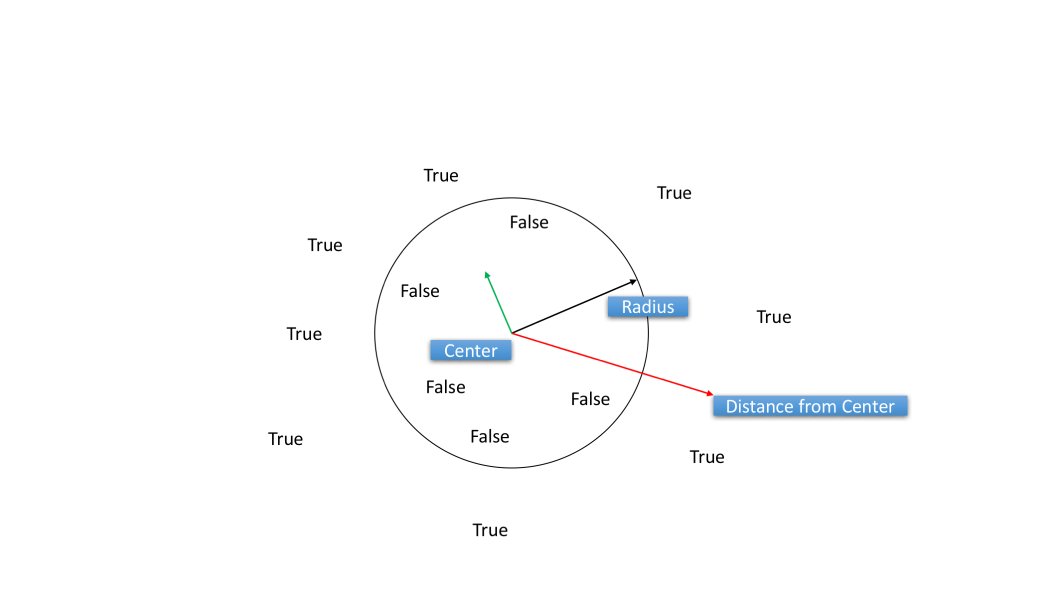
#> input picture UCSD_PythonForDataScience/week3/Week-3-Numpy/wifire/1494532821.png, 2100 x 1181 px, given in place of sd-3layers.jpg, which was not available (shown at 1/2 size)
$ jupyter execute --allow-errors satellite_practise.ipynb   (shell and % lines are left out)   (older library calls are emulated)   (text cells are left out)
#> lines starting #> are read from the running program, lines starting #| are printed output that depends on the picture; after the words box and inside, x2 and y2 are one past the last pixel; in counts of white or black regions, pixels touching at a corner belong together; pictures that were not available may be replaced by others from this repository, and a replacement may not be noted
[cell 1]
import numpy as np
from scipy import misc
import numpy as sp
#from scipy import imageio
import matplotlib.pyplot as plt

[cell 2]
from skimage import data

photo_data = misc.imread('./wifire/sd-3layers.jpg')
#> photo_data is the input picture: shape (1181, 2100, 4); mean R, G, B, A 251.9, 252.5, 253, 255
print(type(photo_data))
#| <class 'numpy.ndarray'>
print(photo_data.shape)
#| (1181, 2100, 4)

[cell 3]
import imageio as imio
photo_data2 = imio.imread('./wifire/sd-3layers.jpg')
print(type(photo_data2))
#| <class 'numpy.ndarray'>
print(photo_data2.shape)
#| (1181, 2100, 4)

[cell 4]
plt.figure(figsize=(15, 15))
plt.imshow(photo_data2)

[cell 5]
photo_data.size
#> Out = 9920400

[cell 6]
photo_data.min(), photo_data.max()
#> Out = (0, 255)

[cell 7]
photo_data.mean()
#> Out = 253.1

[cell 8]
photo_data[150, 250]
#> Out = [255, 255, 255, 255]

[cell 9]
photo_data[150, 250, 1]
#> Out = 255

[cell 10]
import imageio as imio
photo_data = imio.imread('./wifire/sd-3layers.jpg')
photo_data[150, 250] = 0
#> photo_data: shape (1181, 2100, 4); under 0.01% of pixels changed, all inside (x1, y1, x2, y2) = (250, 150, 251, 151)
plt.figure(figsize=(8, 8))
plt.imshow(photo_data)

[cell 11]
import imageio as imio
photo_data = imio.imread('./wifire/sd-3layers.jpg')
photo_data[200:800, :, 1] = 255
plt.figure(figsize=(8, 8))
plt.imshow(photo_data)

[cell 12]
import imageio as imio
photo_data = imio.imread('./wifire/sd-3layers.jpg')
photo_data[200:800, :] = 255
plt.figure(figsize=(8, 8))
plt.imshow(photo_data)

[cell 13]
import imageio as imio
photo_data = imio.imread('./wifire/sd-3layers.jpg')
photo_data[200:800, :] = 0
plt.figure(figsize=(8, 8))
plt.imshow(photo_data)

[cell 14]
photo_data = imio.imread('./wifire/sd-3layers.jpg')
#print('shape of photo_data', photo_data.shape)
low_value_filter = photo_data < 200
#print('shape of low_value_filter', low_value_filter)
photo_data[low_value_filter] = 0
plt.figure(figsize=(8, 8))
plt.imshow(photo_data)

[cell 15]
photo_data = imio.imread('./wifire/sd-3layers.jpg')
row_range = np.arange(len(photo_data))
#> row_range = 1181 values from 0 to 1180
col_range = row_range
#> col_range = 1181 values from 0 to 1180
print(type(row_range), row_range.shape)
#| <class 'numpy.ndarray'> (1181,)
photo_data[row_range, col_range] = 255
#> photo_data: shape (1181, 2100, 4); under 0.01% of pixels changed, all inside (x1, y1, x2, y2) = (767, 767, 916, 916)
plt.figure(figsize=(15, 15))
plt.imshow(photo_data)
col_range
#> Out = 1181 values from 0 to 1180

[cell 16]
photo_data = imio.imread('./wifire/sd-3layers.jpg')
total_rows, total_cols, total_layers = photo_data.shape
#> total_rows = 1181; total_cols = 2100; total_layers = 4
print('shape is ', photo_data.shape)
#| shape is  (1181, 2100, 4)

X, Y = np.ogrid[:total_rows, :total_cols]
#> X = 1181 values from 0 to 1180
print('X shape: ', X.shape, ' Y shape: ', Y.shape, ' X + Y shape: ', (X + Y).shape)
#| X shape:  (1181, 1)  Y shape:  (1, 2100)  X + Y shape:  (1181, 2100)

[cell 17]
center_row = total_rows/2
#> center_row = 590.5
center_col = total_cols/2
#> center_col = 1050

dist_from_center = (X - center_row)**2 + (Y - center_col)**2
print("dis_from_center shape: ", dist_from_center.shape)
#| dis_from_center shape:  (1181, 2100)
print(dist_from_center)
#> (printed output is left out)

radius = (total_rows / 2 )**2
#> radius = 348690.2
print('radius= ', radius)
#| radius=  348690.25

#> (the rest of this cell did not finish here and is left out)

[cell 18]
photo_data = imio.imread('./wifire/sd-3layers.jpg')
#> (the rest of this cell did not finish here and is left out)

[cell 19]
half_upper = X < center_row

#> (the rest of this cell did not finish here and is left out)

[cell 20]
photo_data = imio.imread('./wifire/sd-3layers.jpg')

red_mask = photo_data[:, :, 0] < 150
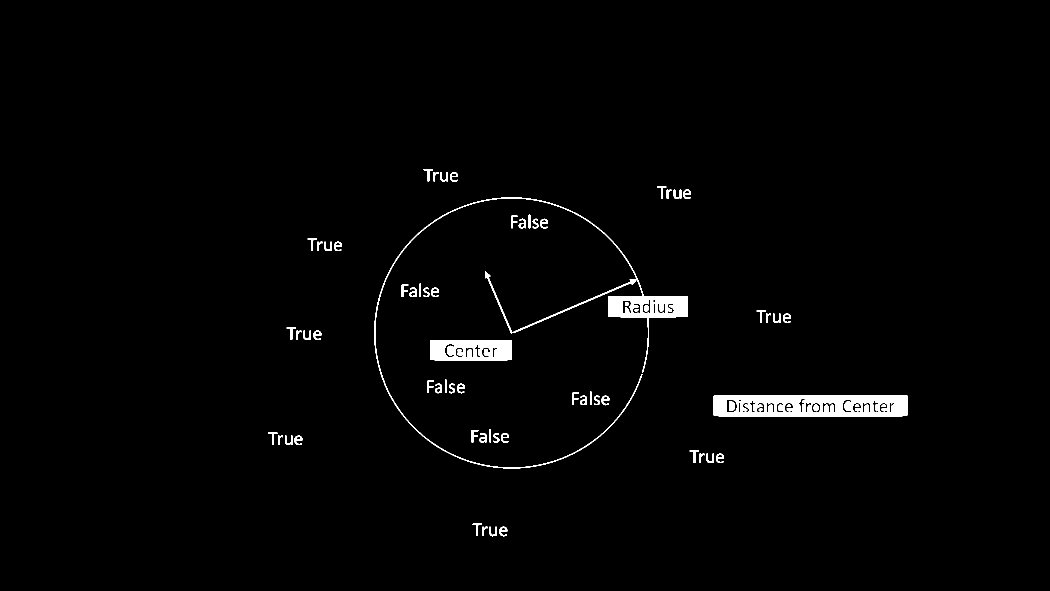
#> red_mask: shape (1181, 2100) bool (shown at 1/2 size); 1.5% white; 71 white regions, largest, box (x1, y1, x2, y2) and area: (1427, 791, 1815, 833) 13283, (748, 395, 1376, 937) 10589, (861, 680, 1023, 722) 5742

photo_data[red_mask] = 0
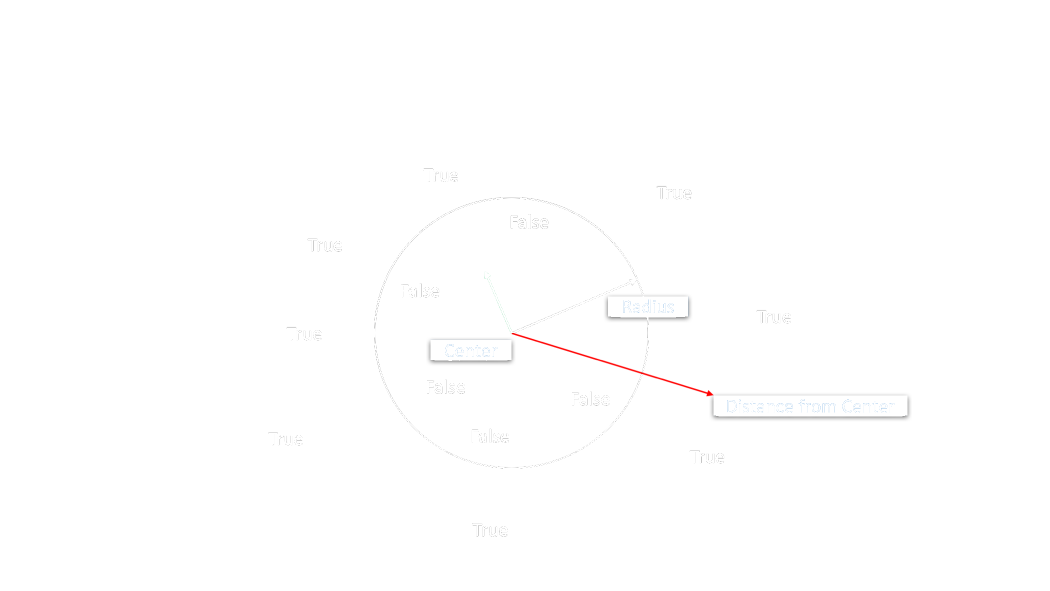
#> photo_data: shape (1181, 2100, 4) (shown at 1/2 size); 1.52% of pixels changed, all inside (x1, y1, x2, y2) = (536, 338, 1815, 1073); transparent parts drawn white
plt.figure(figsize=(12, 12))
plt.imshow(photo_data)

[cell 21]
photo_data = imio.imread('./wifire/sd-3layers.jpg')

green_mask = photo_data[:, :, 1] < 150
#> green_mask: shape (1181, 2100) bool; 0.89% white; 66 white regions (3 under 20 px), largest, box (x1, y1, x2, y2) and area: (748, 395, 1427, 937) 7934, (1427, 817, 1815, 833) 4558, (861, 706, 1022, 722) 1911

photo_data[green_mask] = 0
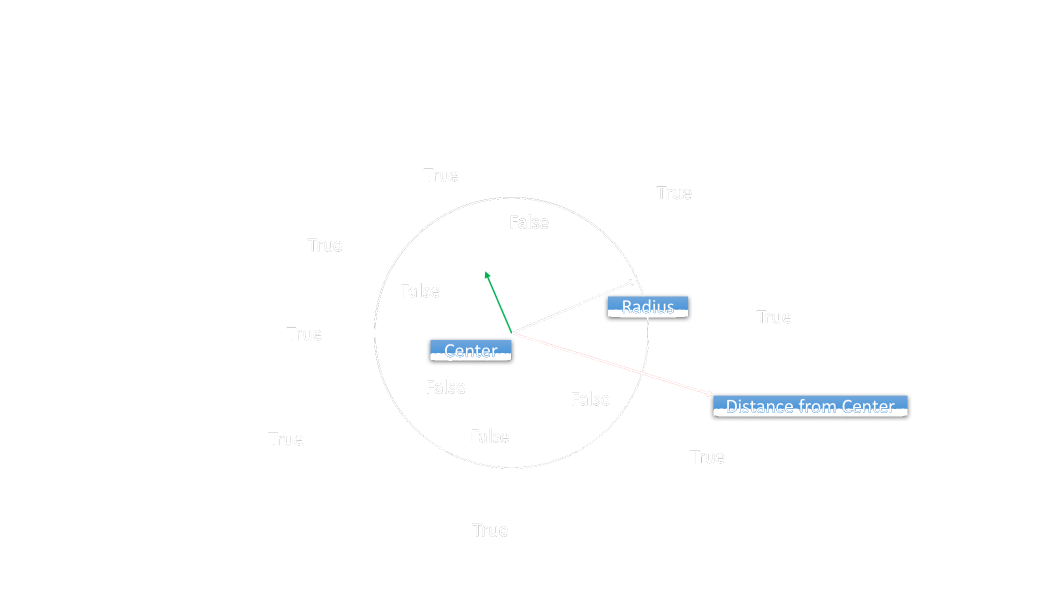
#> photo_data: shape (1181, 2100, 4) (shown at 1/2 size); 0.89% of pixels changed, all inside (x1, y1, x2, y2) = (536, 338, 1815, 1073); transparent parts drawn white
plt.figure(figsize=(12, 12))
plt.imshow(photo_data)

[cell 22]
photo_data = imio.imread('./wifire/sd-3layers.jpg')

blue_mask = photo_data[:, :, 2] < 150
#> blue_mask: shape (1181, 2100) bool; 0.6% white; 60 white regions, largest, box (x1, y1, x2, y2) and area: (748, 395, 1427, 937) 6677, (1434, 831, 1808, 833) 742, (999, 1053, 1015, 1073) 166

photo_data[blue_mask] = 0
plt.figure(figsize=(12, 12))
plt.imshow(photo_data)

[cell 23]
photo_data = imio.imread('./wifire/sd-3layers.jpg')

colour_mask = photo_data[:, :] < 150

photo_data[colour_mask] = 0
plt.figure(figsize=(12, 12))
plt.imshow(photo_data)

[cell 24]
joe_data = imio.imread('./wifire/11.JPG')
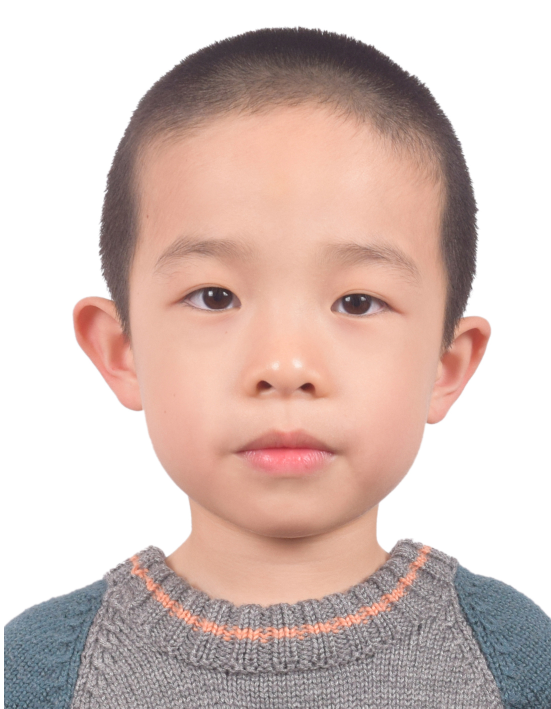
#> input picture UCSD_PythonForDataScience/week3/Week-3-Numpy/wifire/asset-v1_UCSanDiegoX+DSE200x+2T2017+type@asset+block@Week-3-Numpy/wifire/11.JPG, 1102 x 1417 px (shown at 1/2 size)
#> joe_data is the input picture: shape (1417, 1102, 3); mean R, G, B 213.1, 192.2, 186
plt.figure(figsize=(10, 10))
plt.imshow(joe_data)
back_mask = (joe_data[:, :, : ] == 255)
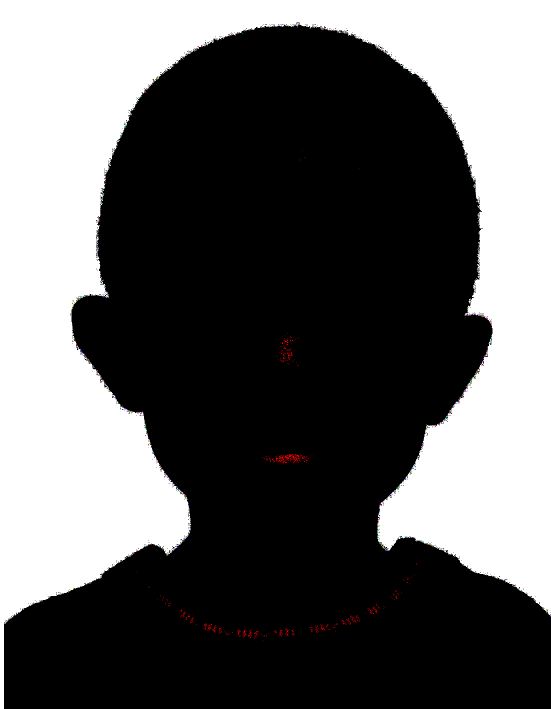
#> back_mask: shape (1417, 1102, 3) bool (shown at 1/2 size); mean R, G, B 0.379, 0.378, 0.378
print(joe_data.shape)
#| (1417, 1102, 3)
print(joe_data[back_mask])
#> (printed output is left out)
joe_data[back_mask] = 100
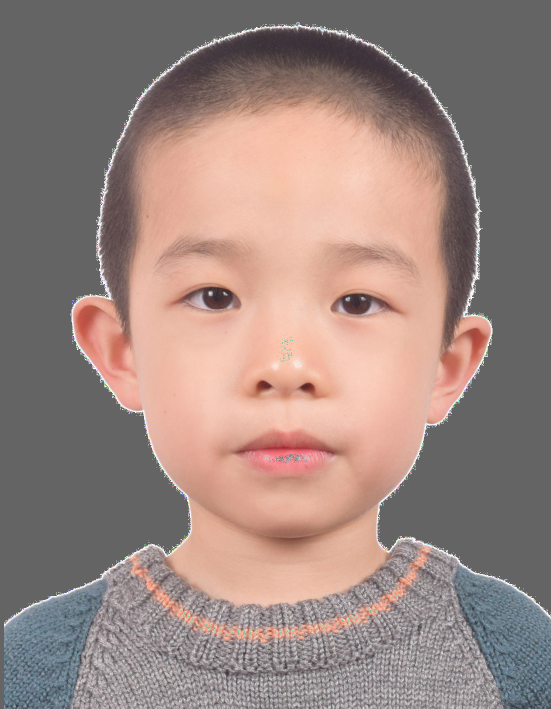
#> joe_data: shape (1417, 1102, 3) (shown at 1/2 size); mean R, G, B 154.4, 133.6, 127.4
plt.figure(figsize=(10, 10))
plt.imshow(joe_data)

[cell 25]
import imageio as imio
import matplotlib.pyplot as plt
import numpy as np

joe_data = imio.imread('./wifire/11.JPG')
print(joe_data.shape)
#| (1417, 1102, 3)
plt.figure(figsize=(10, 10))
plt.imshow(joe_data)

red_mask = (joe_data[:, :, 0] == 255)
#> red_mask: shape (1417, 1102) bool; 37.9% white; 383 white regions (372 under 20 px), largest, box (x1, y1, x2, y2) and area: (0, 0, 1102, 1417) 590458, (578, 908, 601, 925) 114, (551, 911, 569, 924) 64
green_mask = (joe_data[:, :, 1] == 255)
#> green_mask: shape (1417, 1102) bool; 37.8% white; 54 white regions (53 under 20 px), largest, box (x1, y1, x2, y2) and area: (0, 0, 1102, 1417) 590417
blue_mask = (joe_data[:, :, 2] == 255)
#> blue_mask: shape (1417, 1102) bool; 37.8% white; 64 white regions (63 under 20 px), largest, box (x1, y1, x2, y2) and area: (0, 0, 1102, 1417) 590515
print(red_mask.shape)
#| (1417, 1102)

joe_data[:, :, 0][red_mask] = 255
joe_data[:, :, 1][green_mask] = 0
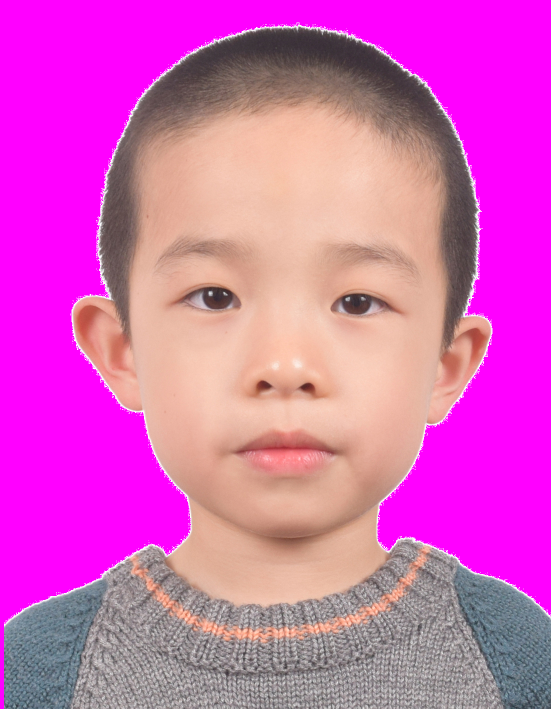
#> joe_data: shape (1417, 1102, 3) (shown at 1/2 size); mean R, G, B 213.1, 95.8, 186
joe_data[:, :, 2][blue_mask] = 0
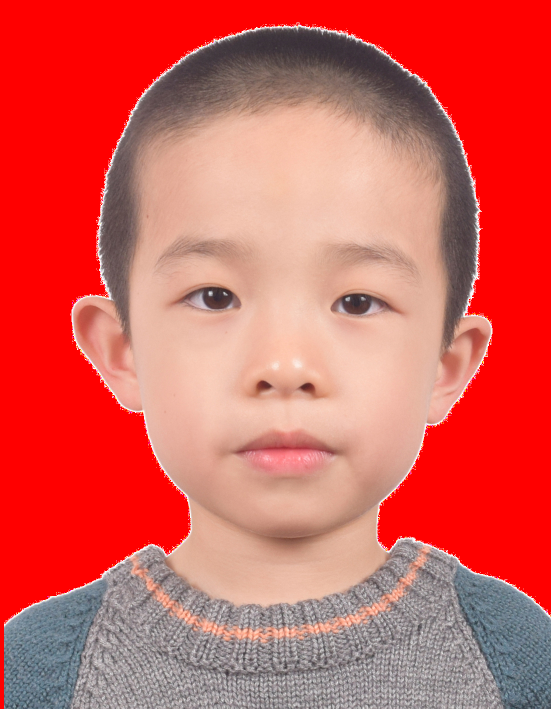
#> joe_data: shape (1417, 1102, 3) (shown at 1/2 size); mean R, G, B 213.1, 95.8, 89.6

plt.figure(figsize=(10, 10))
plt.imshow(joe_data)
# I can't change the background to blue or other colour, they are just grey

[cell 26]
import imageio as imio
import matplotlib.pyplot as plt
import numpy as np

joe_data = imio.imread('./wifire/11.JPG')
print(joe_data.shape)
#| (1417, 1102, 3)
plt.figure(figsize=(10, 10))
plt.imshow(joe_data)

theshold = 240

red_mask = (joe_data[:, :, 0] > theshold)
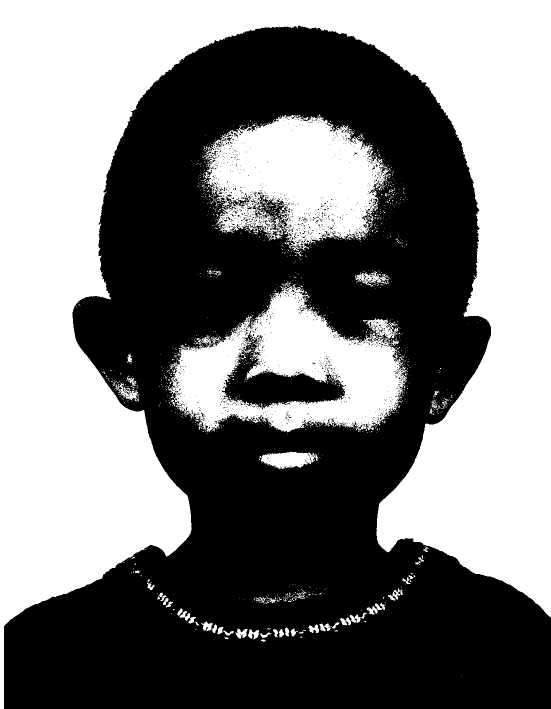
#> red_mask: shape (1417, 1102) bool (shown at 1/2 size); 48% white; 1415 white regions (1346 under 20 px), largest, box (x1, y1, x2, y2) and area: (0, 0, 1102, 1417) 601266, (336, 563, 815, 865) 70523, (406, 230, 782, 502) 63776
green_mask = (joe_data[:, :, 1] > theshold)
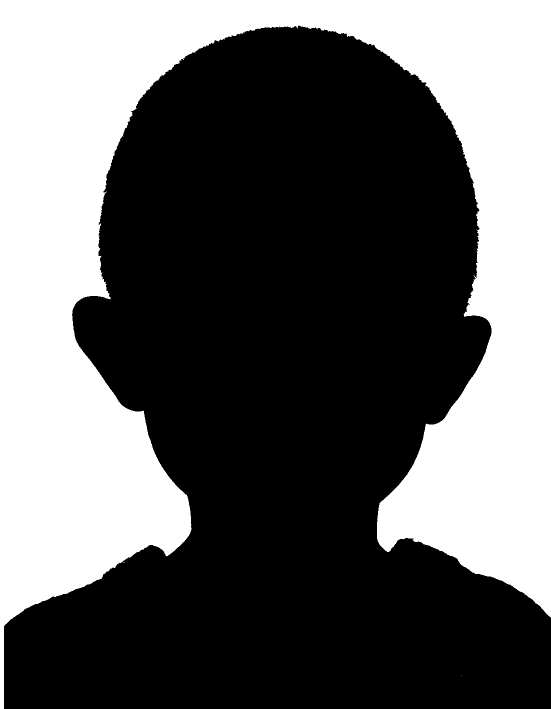
#> green_mask: shape (1417, 1102) bool (shown at 1/2 size); 38.5% white; 3 white regions (2 under 20 px), largest, box (x1, y1, x2, y2) and area: (0, 0, 1102, 1417) 600458
blue_mask = (joe_data[:, :, 2] > theshold)
#> blue_mask: shape (1417, 1102) bool; 38.5% white; 3 white regions (2 under 20 px), largest, box (x1, y1, x2, y2) and area: (0, 0, 1102, 1417) 600547
print(red_mask.shape)
#| (1417, 1102)

joe_data[:, :, 0][red_mask] = 255
#> joe_data: shape (1417, 1102, 3); 10.06% of pixels changed, all inside (x1, y1, x2, y2) = (8, 44, 1102, 1352)
joe_data[:, :, 1][green_mask] = 0
joe_data[:, :, 2][blue_mask] = 0

plt.figure(figsize=(10, 10))
plt.imshow(joe_data)
